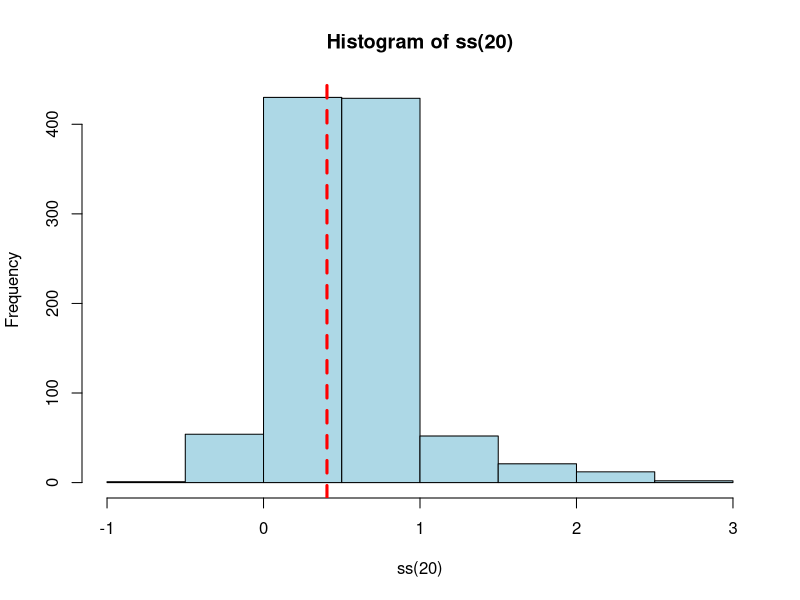
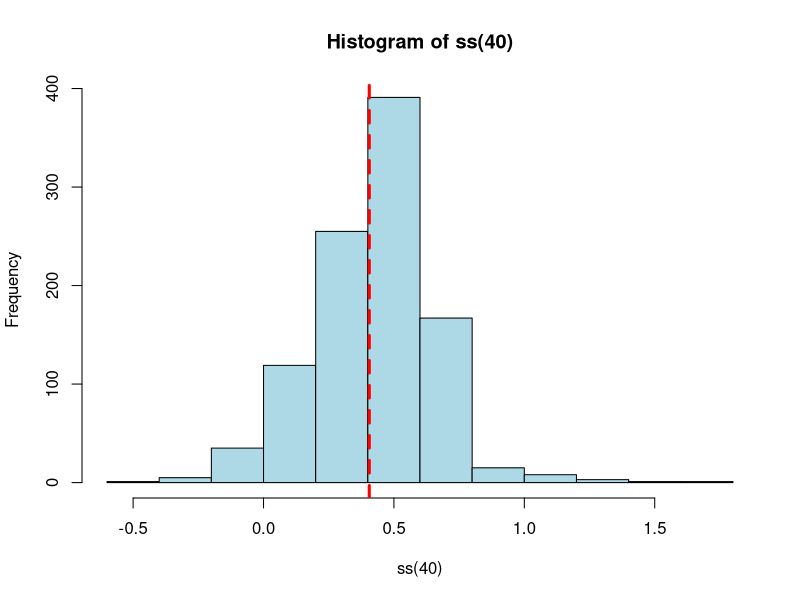
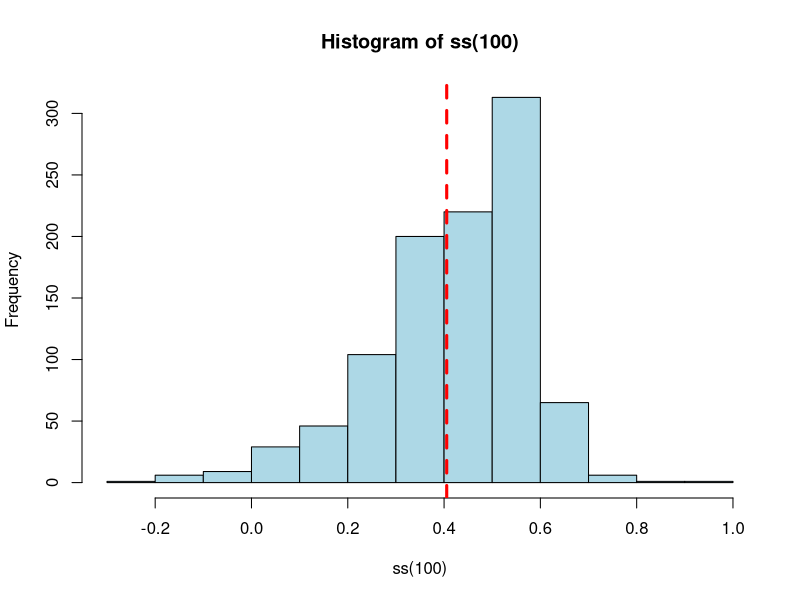

R code for these plots, in order:
ss=function(n1){
  #1)function to compute mle
  MyMLE=function(data1){
    fit = optimize(data1,c(0,50),maximum = T)
    
    return(log(fit$maximum))}
  

  
  loglikegamma=function(shape){
    #2i)simulating from gamma distribution
    data2=rgamma(n=n1, shape=1.5, scale = 2.2) 
    
    l=sum(dgamma(data2,shape,scale=2.2,log=T))
    return(l)
  }
  
  v<-c((MyMLE(loglikegamma)))
  #2ii and iii)
  for(x in 1:1000){
    v<-append(v,(MyMLE(loglikegamma)))
    
  }
return(v) 
}
  #2iv)
  hist(ss(20), col="lightblue")
  #2v)
  abline(v=log(1.5), col="red", lwd=3, lty=2)
  #2vi)
  quantile(ss(20),probs=c(0.025,0.975))
  
  #3
  hist(ss(40), col="lightblue")
  abline(v=log(1.5), col="red", lwd=3, lty=2)
  
  quantile(ss(40),probs=c(0.025,0.975))

  #4
  hist(ss(100), col="lightblue")
  abline(v=log(1.5), col="red", lwd=3, lty=2)
  
  quantile(ss(100),probs=c(0.025,0.975))
  
  print(' Therefore we can see that the gap between 2.5 and 97.5-percentile points are shrinking as sample size n is increasing ')
  
  
  
  